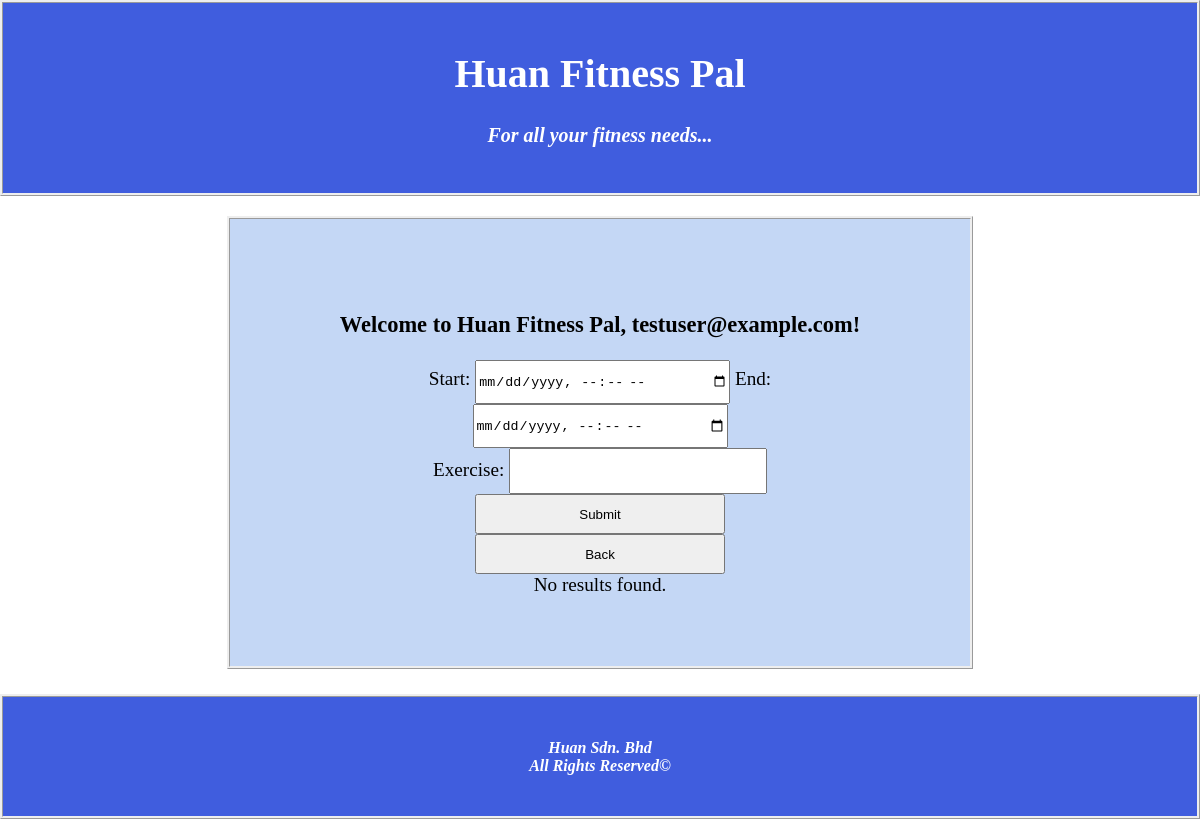
Page /exercise.php (signed in) on the earlier database version.
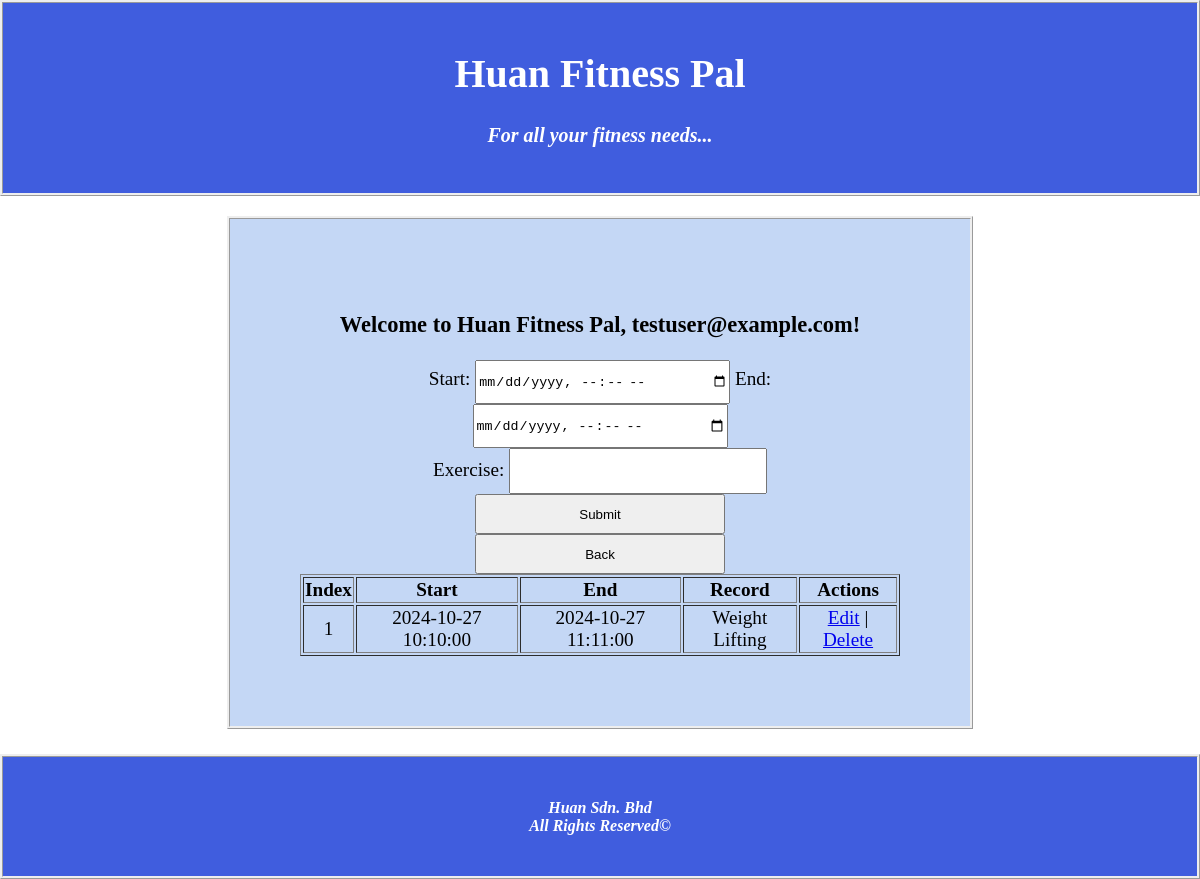
Same page on the later database version.
### tables this page shows
CREATE TABLE `exercise` (
  `RecordID` int(11) NOT NULL,
  `UserID` int(11) NOT NULL,
  `start` datetime NOT NULL,
  `end` datetime NOT NULL,
  `record` varchar(255) NOT NULL
);

### gettable.php (the view, shortened to what this page needs)
<?php
$userid = $_SESSION['userID'];
$dbname = $_POST['dbname'];
$mysqli = new mysqli("localhost", "root", "", "hfp");
$tableHeaders = [];
$query = '';
if ($dbname === 'weight') {
    $tableHeaders = ['Index','Date', 'Weight'];
    $query = "SELECT RecordID, date, weight FROM weight WHERE userid = ?";
} elseif ($dbname === 'water') {
    $tableHeaders = ['Index','DateTime', 'Amount'];
    $query = "SELECT RecordID, DateTime, ammount FROM water WHERE userid = ?";
} elseif ($dbname === 'exercise') {
    $tableHeaders = ['Index','Start', 'End', 'Record'];
    $query = "SELECT RecordID, start, end, record FROM exercise WHERE userid = ?";
} else {
    echo "Invalid request type.";
    $mysqli->close();
    exit;
}
$stmt = $mysqli->prepare($query);
$stmt->bind_param("i", $userid);
$stmt->execute();
$result = $stmt->get_result();
if ($result && $result->num_rows > 0) {
    echo "<table border='1'>";
    echo "<tr>";
    foreach ($tableHeaders as $header) {
        echo "<th>{$header}</th>";
    }
    echo "<th>Actions</th>";
    echo "</tr>";
    while ($row = $result->fetch_assoc()) {
        echo "<tr>";
        foreach ($row as $column) {
            echo "<td>{$column}</td>";
        }
        echo "<td>";
        echo "<a href='editdb.php?recordid={$row['RecordID']}&db={$dbname}'>Edit</a> | ";
        echo "<a href='delrec.php?recordid={$row['RecordID']}&db={$dbname}'>Delete</a>";
        echo "</td>";
        echo "</tr>";
    }
    echo "</table>";
} else {
    echo "No results found.";
}
?>

### exercise.php (shortened to what this page needs)
<!DOCTYPE HTML>
<html>
<body>
<header>
	<h1 style="font-size: 40px">Huan Fitness Pal</h1>
	<h4 style="font-size: 20px"><i>For all your fitness needs...</i></h4>
</header>
<div class="exe">
	<h3> Welcome to Huan Fitness Pal, <?php echo $_SESSION['email']; ?>! </h3>
	<form action="exercise_process.php" method="POST">
    <label for="start">Start:</label>
    <input type="datetime-local" name="start" id="start" required>
	<label for="end">End:</label>
    <input type="datetime-local" name="end" id="end" required>
    <label for="exercise"><br>Exercise:</label>
    <input type="text" name="exercise" id="exercise" required>
	<br>
    <input type="submit" value="Submit">
	</form>
	<form action="user.php" method="POST">
			<input type="submit" value="Back">
	</form>
	<?php
	include 'gettable.php'; ?>
</div>
<footer>
	<h4>
	<i>Huan Sdn. Bhd</i><br>
	<i>All Rights Reserved&copy</i>
	</h4>
</footer>
</body>
</html>

### exercise.php (style rules this page uses)
header { right: 0; left: 0; text-align: center; color: white; background: #405dde; border-style: ridge; margin: 0; padding-top: 20px; padding-bottom: 20px; margin-bottom: 20px; }
body { background-image: url('https://st4.depositphotos.com/1022135/25748/i/450/depositphotos_257486682-stock-photo-group-young-people-sportswear-talking.jpg'); background-size: cover; margin: 0; right: 0; left: 0; }
.exe { width: 50%; height: 1%; background: #c4d7f5; color: black; text-align: center; padding: 70px; margin: 0 auto; font-size: 120%; border-style: ridge; overflow: hidden; margin-bottom: 150px; }
input { height: 40px; width: 250px; }
footer { right: 0; left: 0; text-align: center; color: white; background: #405dde; border-style: ridge; margin: 0 auto; padding-top: 20px; padding-bottom: 20px; position: fixed; bottom: 0; border-style: ridge; }

Differences in the rows shown:
added exercise: RecordID "1", start "2024-10-27 10:10:00", end "2024-10-27 11:11:00", record "Weight Lifting"
Other differences:
new list line: "Index"
new list line: "Start"
new list line: "End"
new list line: "Record"
text no longer shown: "No results found."
text now shown: "Actions"
